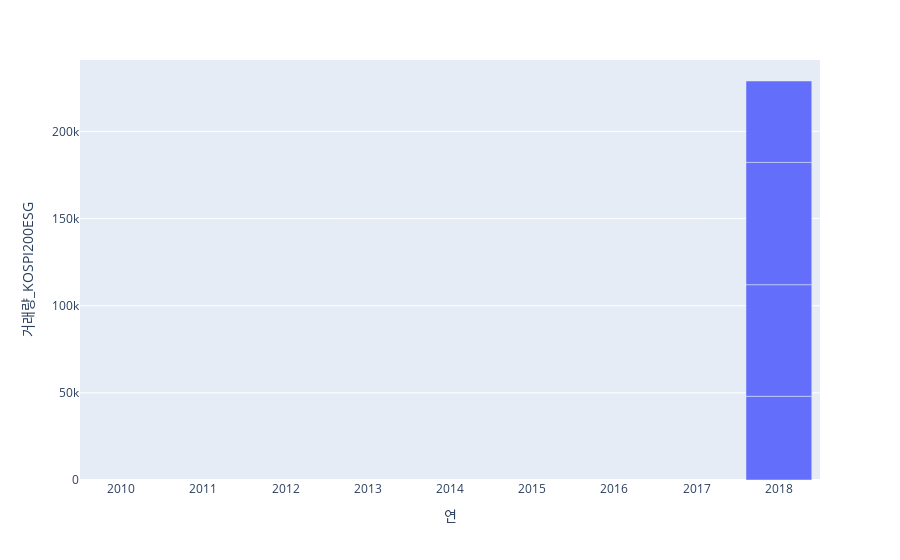

The code cell stored with this chart in its notebook:
### Code cell
fig = px.bar(df, x="연", y="거래량_KOSPI200ESG")
fig.show()

### Figure 1 — Plotly figure (JSON) as saved in the notebook; plotly's stock layout.template omitted (floating-point values rounded to 4 significant figures; data arrays with more than 128 entries replaced by an {"elided": "..."} marker saying what was removed)
{"data": [{"alignmentgroup": "True", "hovertemplate": "연=%{x}<br>거래량_KOSPI200ESG=%{y}<extra></extra>", "legendgroup": "", "marker": {"color": "#636efa", "pattern": {"shape": ""}}, "name": "", "offsetgroup": "", "orientation": "v", "showlegend": false, "textposition": "auto", "type": "bar", "x": {"elided": "2220 int values"}, "xaxis": "x", "y": {"elided": "2220 int values"}, "yaxis": "y"}], "layout": {"barmode": "relative", "legend": {"tracegroupgap": 0}, "margin": {"t": 60}, "xaxis": {"anchor": "y", "domain": [0, 1], "title": {"text": "연"}}, "yaxis": {"anchor": "x", "domain": [0, 1], "title": {"text": "거래량_KOSPI200ESG"}}}}
